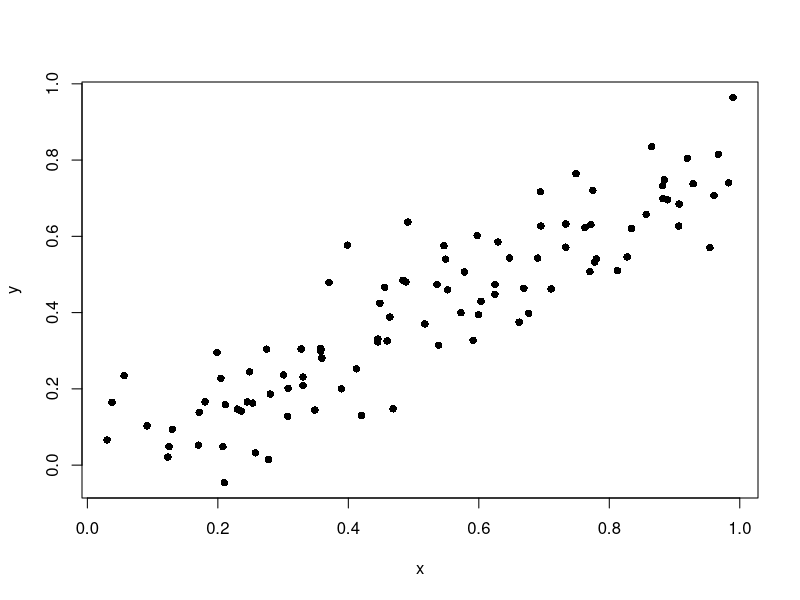
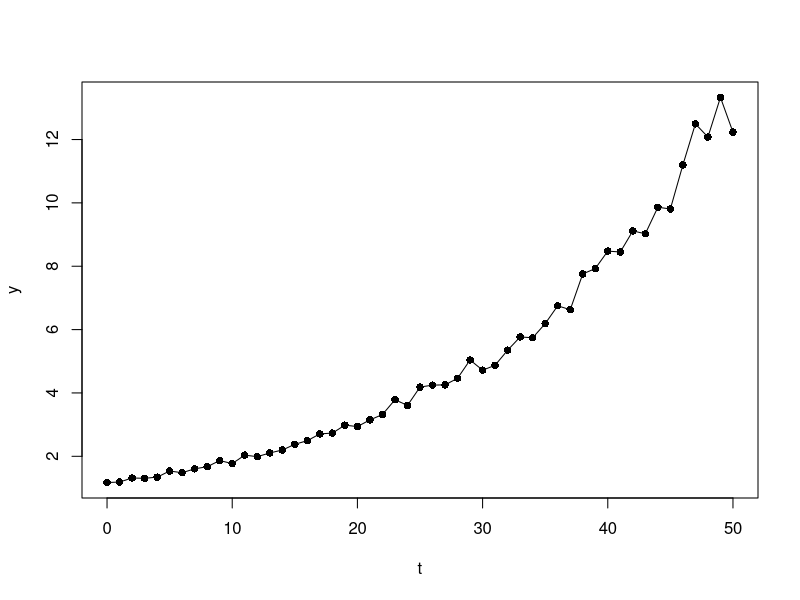
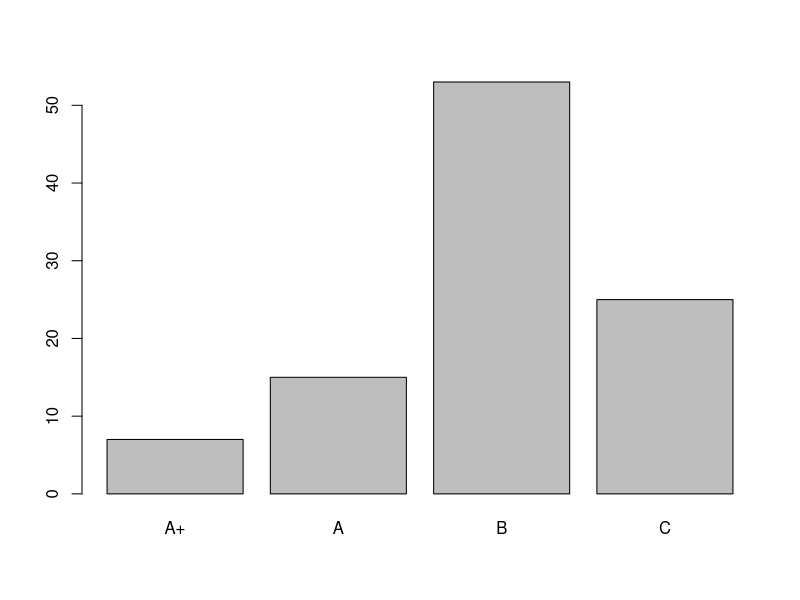
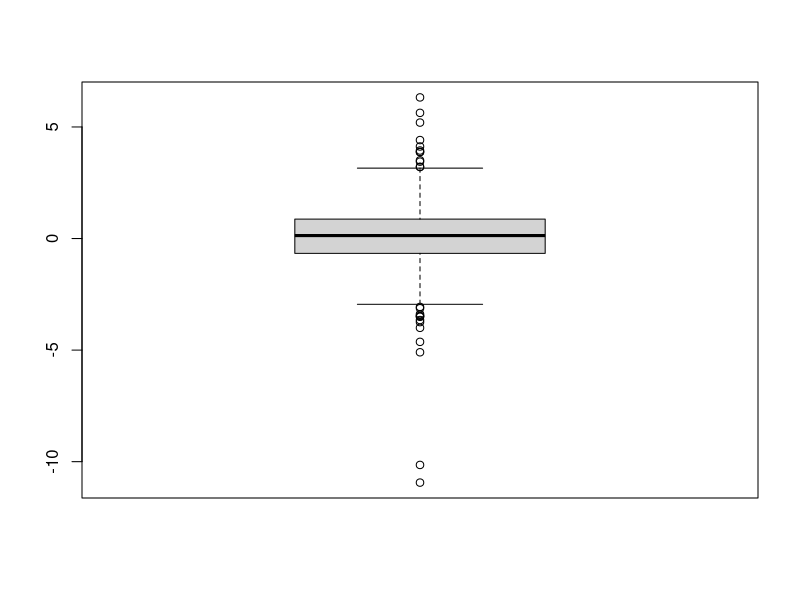
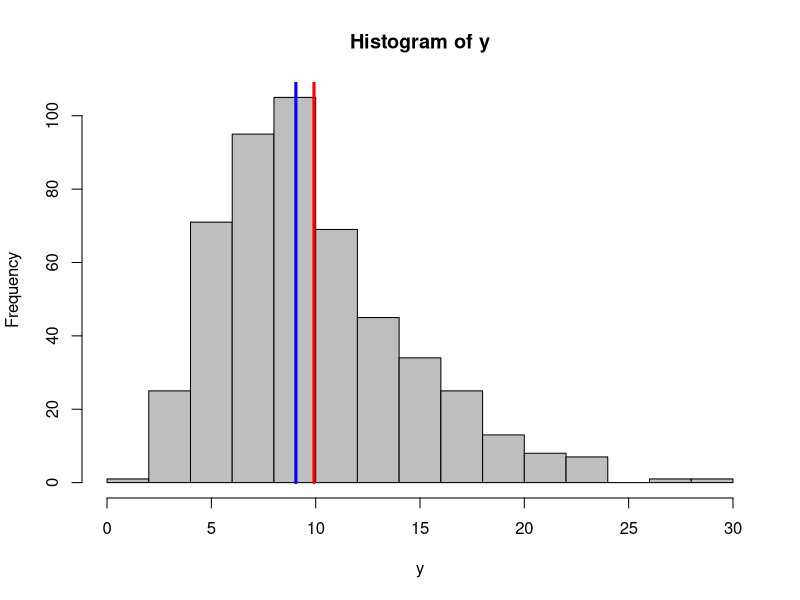
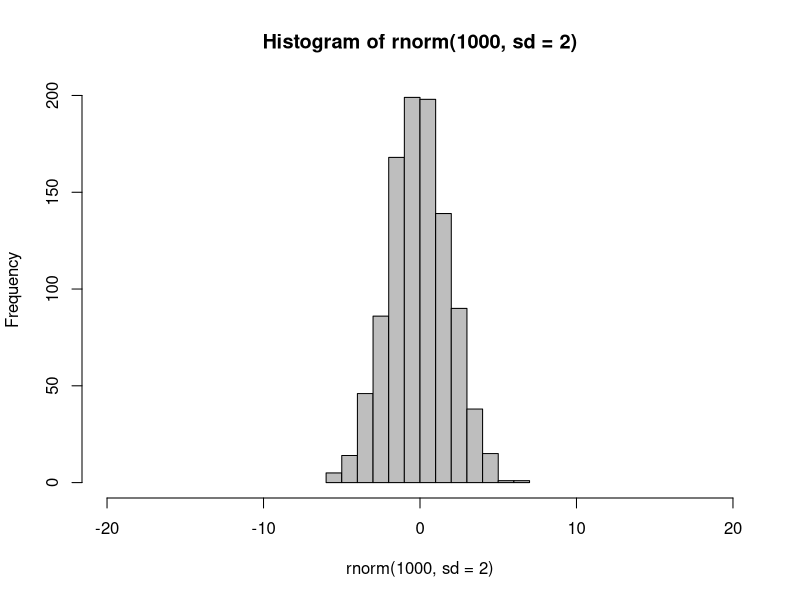
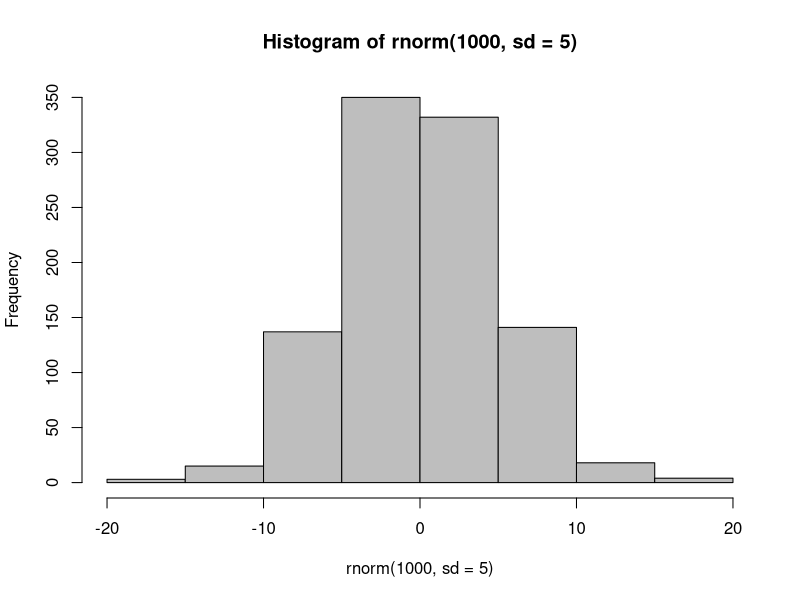

Reproduce these figures in R, in order.
## ---- chunk 1
set.seed(100)
knitr::opts_chunk$set(fig.align = "center")
options(width = 63)
## ---- chunk 2
# 散布図
x <- runif(100)
y <- 0.8 * x + 0.1 * rnorm(100)
plot(x, y, pch=16)
## ---- chunk 3
# 折れ線
t <- 0:50
shocks <- 0.2 * runif(length(t))
y <- exp(0.05 * t) * (1 + shocks)
plot(t, y, type="l")
points(t, y, type="p", pch=16)
## ---- chunk 4
# 棒グラフ
grades <- c("A+", "A", "B", "C")
grades <- factor(grades, levels = grades)
prob <- c(0.05, 0.20, 0.5, 0.25)
students <- sample(grades, 100, replace = TRUE, prob = prob)
barplot(table(students))
## ---- chunk 5
two_times <- function(x){
  2 * x
}
two_times(1:4)
## ---- chunk 6
x <- c(100, 200, 300)
weight <- c(0.3, 0.3, 0.4)
weighted.mean(x, weight)
## ---- chunk 7
x <- rt(500, df = 3)
boxplot(x)
## ---- chunk 8
mean(x)
mean(x, trim = 0.2)
median(x)
## ---- chunk 9
y = rchisq(500, 10)  # 自由度6のカイ2乗分布
hist(y, col = "gray")
segments(mean(y), 0, mean(y), 300, lw = 3, col = "red")
segments(median(y), 0, median(y), 300, lw = 3, col = "blue")
## ---- chunk 10
hist(rnorm(1000, sd = 2), col = "gray", xlim = c(-20, 20))
hist(rnorm(1000, sd = 5), col = "gray")
## ---- chunk 11
x <- rnorm(1000, sd = 10)   # sd は標準偏差！
var(x)
sd(x)
sd(x) - sqrt(var(x))
## ---- chunk 12
IQR(x) / 1.349
## ---- chunk 13
qnorm(0.75) - qnorm(0.25)
## ---- chunk 14
sd(x)
mad(x)
## ---- chunk 15
chb <- rt(5000, df = 2)
deviation <- abs(chb - mean(chb))

# ±2s に入っていれば TRUE, さもなくば FALSE なベクトル
head(deviation <= 2 * sd(chb))
## ---- chunk 16
# TRUE の割合を数える
mean(deviation <= 2 * sd(chb))
